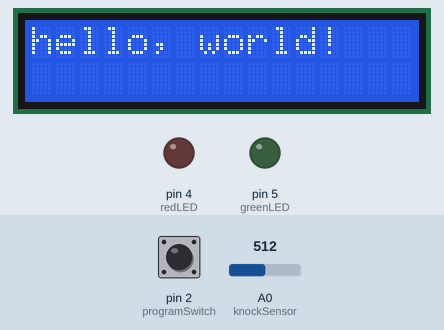
Recording of a sketch running on a simulated Arduino Uno, built with avr-gcc and run on an emulated ATmega328P. Shown: 16×2 character LCD, output pins drawn as LEDs (lit = HIGH). Dashed ring = blinking. Inputs (shaded band) come from the test bench; at power-on: A0 (knockSensor) = 512, pin 2 (programSwitch) LOW. What the sketch prints to the serial monitor is not drawn.

Above: at 1.2 s.
1.3 s: A0 (knockSensor) set to 4
At 3.26 s:
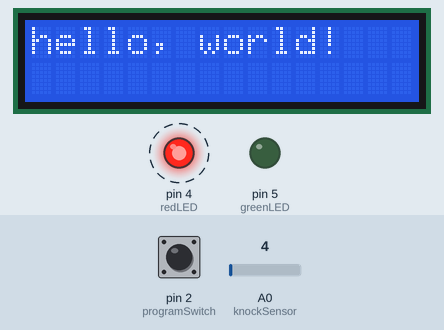
5.3 s: A0 (knockSensor) set to 1
At 8.2 s:
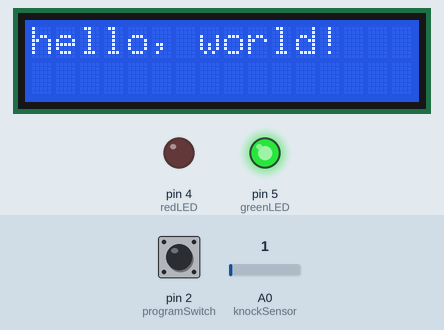
Timing chart, 0 to 9.7 s (numbered marks = the images above; inputs shaded):
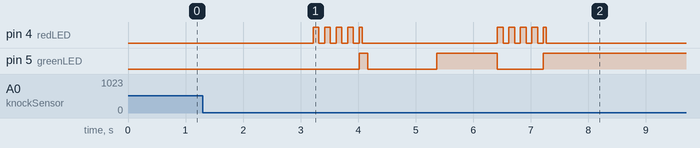

Measured:
- the behaviour switches between 3 and 2 on A0 (knockSensor) (found by bisection; images 1 and 2)
- by itself, pin 4 (redLED): alternates HIGH for 0.10 s and LOW for 0.10 s, 10 changes in all, then stays LOW

The sketch:

Piezo_Stepper_combined.ino
```cpp
//#include <Stepper.h>

// include the library
#include <LiquidCrystal.h>

// all of our LCD pins
int lcdRSPin = 6;
int lcdEPin = 7;
int lcdD4Pin = 8;
int lcdD5Pin = 9;
int lcdD6Pin = 10;
int lcdD7Pin = 11;

// initialize the library with the numbers of the interface pins
LiquidCrystal lcd(lcdRSPin, lcdEPin,lcdD4Pin, lcdD5Pin, lcdD6Pin, lcdD7Pin);
// the piezo is connected to analog pin 0
const int knockSensor = A0;

// Pin definitions
                                    // Piezo sensor on pin 0.
const int programSwitch = 2;       // If this is high we program a new code.
//const int lockMotor = 3;           // Gear motor used to turn the lock.
const int redLED = 4;              // Status LED
const int greenLED = 5;            // Status LED

// Tuning constants.  Could be made vars and hoooked to potentiometers for soft configuration, etc.
const int threshold = 3;           // Minimum signal from the piezo to register as a knock
const int rejectValue = 25;        // If an individual knock is off by this percentage of a knock we don't unlock..
const int averageRejectValue = 15; // If the average timing of the knocks is off by this percent we don't unlock.
const int knockFadeTime = 150;     // milliseconds we allow a knock to fade before we listen for another one. (Debounce timer.)
//const int lockTurnTime = 650;      // milliseconds that we run the motor to get it to go a half turn.

const int maximumKnocks = 20;       // Maximum number of knocks to listen for.
const int knockComplete = 1200;     // Longest time to wait for a knock before we assume that it's finished.

//Initialise Stepper Motor
//int stepIN1Pin = 8;
//int stepIN2Pin = 9;
//int stepIN3Pin = 10;
//int stepIN4Pin = 11;

//int stepsPerRevolution = 2048;

//Stepper myStepper(stepsPerRevolution,stepIN1Pin, stepIN3Pin,stepIN2Pin, stepIN4Pin);

// Variables.
int secretCode[maximumKnocks] = {50, 25, 25, 50, 100, 50, 0, 0, 0, 0, 0, 0, 0, 0, 0, 0, 0, 0, 0, 0};  // Initial setup: "Shave and a Hair Cut, two bits."
int knockReadings[maximumKnocks];   // When someone knocks this array fills with delays between knocks.
int knockSensorValue = 0;           // Last reading of the knock sensor.
int programButtonPressed = false;   // Flag so we remember the programming button setting at the end of the cycle.

void setup()
{
    // set up the LCD's number of columns and rows:
    lcd.begin(16, 2);

    // Print a message to the LCD.
    lcd.print("hello, world!");

    // set the RPM
    //myStepper.setSpeed(6);

    // use the serial port
    Serial.begin(9600);
    Serial.println("Program start.");
    // but feel free to comment them out after it's working right.

    // set up our LED
    pinMode(redLED, OUTPUT);
    pinMode(greenLED, OUTPUT);
    pinMode(programSwitch, INPUT);
}

void loop()
{
    // set the cursor to column 0, line 1
    // (note: line 1 is the second row, since counting begins with 0)
    //lcd.setCursor(0, 1);

    // print the number of seconds since reset
    //lcd.print(millis() / 1000);

    // read the sensor and store it in the variable sensorReading:
    knockSensorValue = analogRead(knockSensor);

    //attach program buttom pressed to switch digital input2
    programButtonPressed = digitalRead(programSwitch);

    // if the sensor reading is greater than the threshold:
    if (knockSensorValue >= threshold)
    {
        listenToSecretKnock();
        // send the string "Knock!" back to the computer, followed by newline
        Serial.println("Knock!");

        // turn on our LED
        digitalWrite(redLED, HIGH);
        // we have to wait before turning it off so you can see it light up
        delay(50);
        digitalWrite(redLED, LOW);

        // delay to avoid overloading the serial port buffer
    delay(100);

    }

}

void listenToSecretKnock()
{
  Serial.println("knock starting");

  int i = 0;
  // First lets reset the listening array.
  for (i=0;i<maximumKnocks;i++){
    knockReadings[i]=0;
  }

  int currentKnockNumber=0;         			// Incrementer for the array.
  int startTime=millis();           			// Reference for when this knock started.
  int now=millis();

  digitalWrite(greenLED, LOW);      			// we blink the LED for a bit as a visual indicator of the knock.
  if (programButtonPressed==true){
     digitalWrite(redLED, LOW);                         // and the red one too if we're programming a new knock.
  }
  delay(knockFadeTime);                       	        // wait for this peak to fade before we listen to the next one.
  digitalWrite(greenLED, HIGH);
  if (programButtonPressed==true){
     digitalWrite(redLED, HIGH);
  }
  do {
    //listen for the next knock or wait for it to timeout.
    knockSensorValue = analogRead(knockSensor);
    if (knockSensorValue >=threshold){                   //got another knock...
      //record the delay time.
      Serial.println("knock.");
      now=millis();
      knockReadings[currentKnockNumber] = now-startTime;
      currentKnockNumber ++;                             //increment the counter
      startTime=now;
      // and reset our timer for the next knock
      digitalWrite(greenLED, LOW);
      if (programButtonPressed==true){
        digitalWrite(redLED, LOW);                       // and the red one too if we're programming a new knock.
      }
      delay(knockFadeTime);                              // again, a little delay to let the knock decay.
      digitalWrite(greenLED, HIGH);
      if (programButtonPressed==true){
        digitalWrite(redLED, HIGH);
      }
    }

    now=millis();

    //did we timeout or run out of knocks?
  } while ((now-startTime < knockComplete) && (currentKnockNumber < maximumKnocks));

  //we've got our knock recorded, lets see if it's valid
  if (programButtonPressed==false){             // only if we're not in progrmaing mode.
    if (validateKnock() == true){
      triggerDoorUnlock();
    } else {
      Serial.println("Secret knock failed.");
      digitalWrite(greenLED, LOW);  		// We didn't unlock, so blink the red LED as visual feedback.
      for (i=0;i<4;i++){
        digitalWrite(redLED, HIGH);
        delay(100);
        digitalWrite(redLED, LOW);
        delay(100);
      }
      digitalWrite(greenLED, HIGH);
    }
  } else { // if we're in programming mode we still validate the lock, we just don't do anything with the lock
    validateKnock();
    // and we blink the green and red alternately to show that program is complete.
    Serial.println("New lock stored.");
    digitalWrite(redLED, LOW);
    digitalWrite(greenLED, HIGH);
    for (i=0;i<3;i++){
      delay(100);
      digitalWrite(redLED, HIGH);
      digitalWrite(greenLED, LOW);
      delay(100);
      digitalWrite(redLED, LOW);
      digitalWrite(greenLED, HIGH);
    }
  }
}


// Runs the motor (or whatever) to unlock the door.
void triggerDoorUnlock()
{
  Serial.println("Door unlocked!");

  //stepper();

  }

//void stepper()
//{
  // step one revolution in one direction
    //myStepper.step(stepsPerRevolution*2);

    // step one revolution in the other direction
    //myStepper.step(-stepsPerRevolution*2);
    // wait a second

//}

// Sees if our knock matches the secret.
// returns true if it's a good knock, false if it's not.
// todo: break it into smaller functions for readability.
boolean validateKnock()
{
  int i=0;

  // simplest check first: Did we get the right number of knocks?
  int currentKnockCount = 0;
  int secretKnockCount = 0;
  int maxKnockInterval = 0;          			// We use this later to normalize the times.

  for (i=0;i<maximumKnocks;i++)
  {
    if (knockReadings[i] > 0)
    {
      currentKnockCount++;
    }
    if (secretCode[i] > 0)
    {  					//todo: precalculate this.
      secretKnockCount++;
    }

    if (knockReadings[i] > maxKnockInterval)
    { 	// collect normalization data while we're looping.
      maxKnockInterval = knockReadings[i];
    }
  }

  // If we're recording a new knock, save the info and get out of here.
  if (programButtonPressed==true)
  {
      for (i=0;i<maximumKnocks;i++)
      { // normalize the times
        secretCode[i]= map(knockReadings[i],0, maxKnockInterval, 0, 100);
      }
      // And flash the lights in the recorded pattern to let us know it's been programmed.
      digitalWrite(greenLED, LOW);
      digitalWrite(redLED, LOW);
      delay(1000);
      digitalWrite(greenLED, HIGH);
      digitalWrite(redLED, HIGH);
      delay(50);
      for (i = 0; i < maximumKnocks ; i++)
      {
        digitalWrite(greenLED, LOW);
        digitalWrite(redLED, LOW);
        // only turn it on if there's a delay
        if (secretCode[i] > 0)
        {
          delay( map(secretCode[i],0, 100, 0, maxKnockInterval)); // Expand the time back out to what it was.  Roughly.
          digitalWrite(greenLED, HIGH);
          digitalWrite(redLED, HIGH);
        }
        delay(50);
      }
	  return false; 	// We don't unlock the door when we are recording a new knock.
  }

  if (currentKnockCount != secretKnockCount)
  {
    return false;
  }

  /*  Now we compare the relative intervals of our knocks, not the absolute time between them.
      (ie: if you do the same pattern slow or fast it should still open the door.)
      This makes it less picky, which while making it less secure can also make it
      less of a pain to use if you're tempo is a little slow or fast.
  */
  int totaltimeDifferences=0;
  int timeDiff=0;
  for (i=0;i<maximumKnocks;i++)
  { // Normalize the times
    knockReadings[i]= map(knockReadings[i],0, maxKnockInterval, 0, 100);
    timeDiff = abs(knockReadings[i]-secretCode[i]);
    if (timeDiff > rejectValue)
    { // Individual value too far out of whack
      return false;
    }
    totaltimeDifferences += timeDiff;
  }
  // It can also fail if the whole thing is too inaccurate.
  if (totaltimeDifferences/secretKnockCount>averageRejectValue){
    return false;
  }

  return true;

}
```
